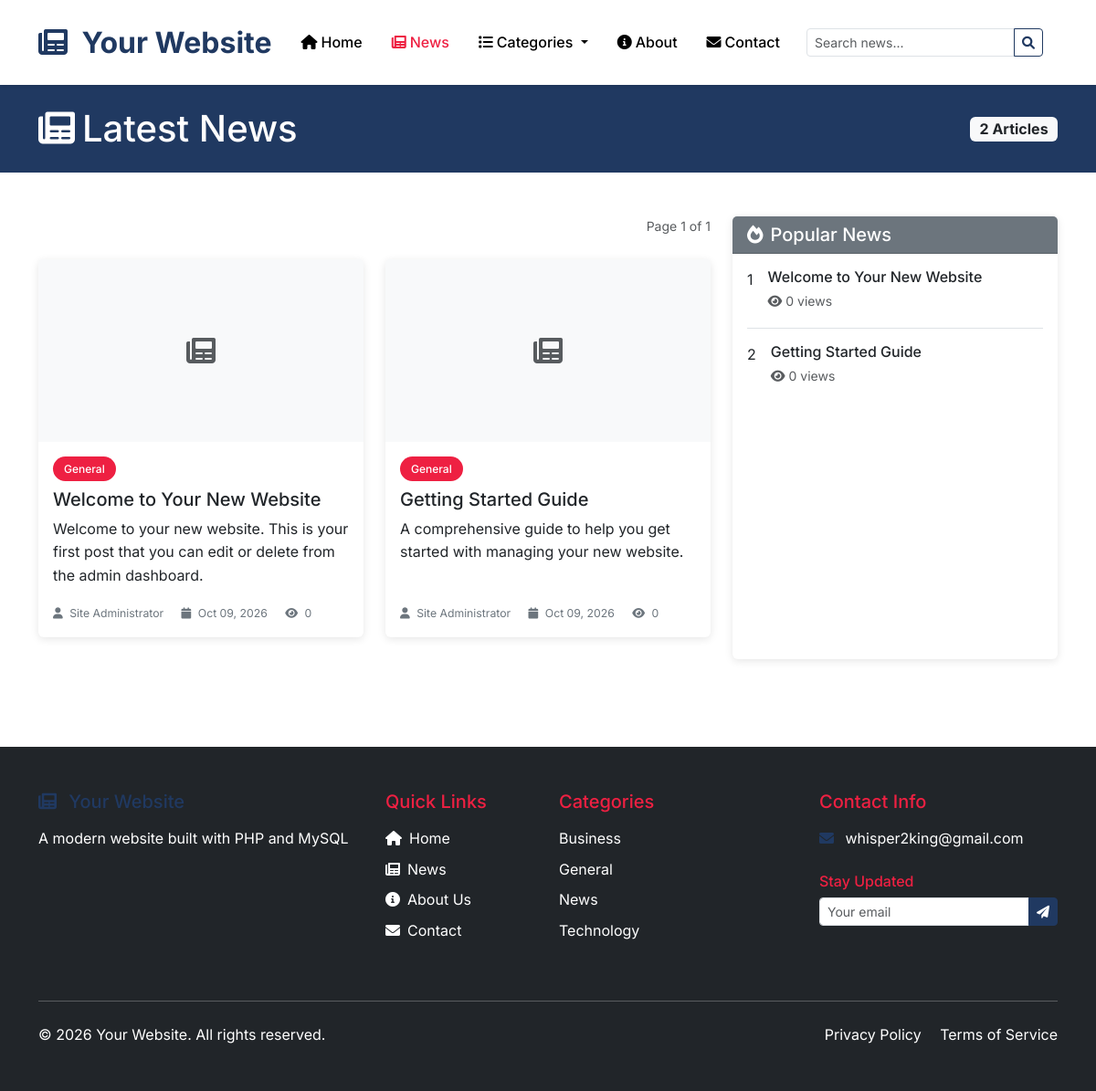
Screenshot of /blog.php with the database file from the repository.
### tables this page shows
CREATE TABLE site_settings (
    id INT AUTO_INCREMENT PRIMARY KEY,
    setting_name VARCHAR(100) UNIQUE NOT NULL,
    setting_value LONGTEXT,
    setting_type ENUM('text', 'textarea', 'number', 'boolean', 'image', 'json') DEFAULT 'text',
    category VARCHAR(50) DEFAULT 'general',
    description TEXT,
    updated_at TIMESTAMP DEFAULT CURRENT_TIMESTAMP ON UPDATE CURRENT_TIMESTAMP
);

CREATE TABLE posts (
    id INT AUTO_INCREMENT PRIMARY KEY,
    title VARCHAR(200) NOT NULL,
    slug VARCHAR(200) UNIQUE NOT NULL,
    content LONGTEXT NOT NULL,
    excerpt TEXT,
    featured_image VARCHAR(255),
    category VARCHAR(100),
    tags TEXT,
    author_id INT,
    status ENUM('draft', 'published') DEFAULT 'draft',
    is_featured BOOLEAN DEFAULT FALSE,
    views_count INT DEFAULT 0,
    shares_count INT DEFAULT 0,
    meta_title VARCHAR(200),
    meta_description VARCHAR(300),
    created_at TIMESTAMP DEFAULT CURRENT_TIMESTAMP,
    updated_at TIMESTAMP DEFAULT CURRENT_TIMESTAMP ON UPDATE CURRENT_TIMESTAMP,
    published_at TIMESTAMP NULL,
    FOREIGN KEY (author_id) REFERENCES admin_users(id) ON DELETE SET NULL,
    INDEX idx_slug (slug),
    INDEX idx_status (status),
    INDEX idx_category (category),
    INDEX idx_created_at (created_at)
);

CREATE TABLE categories (
    id INT AUTO_INCREMENT PRIMARY KEY,
    name VARCHAR(100) NOT NULL UNIQUE,
    slug VARCHAR(100) NOT NULL UNIQUE,
    description TEXT,
    color VARCHAR(7) DEFAULT '#007bff',
    created_at TIMESTAMP DEFAULT CURRENT_TIMESTAMP
);

### blog.php (the view, shortened to what the rows shown need)
<?php
require_once 'config/database.php';
require_once 'includes/functions.php';
$search = isset($_GET['search']) ? trim($_GET['search']) : '';
$page = isset($_GET['page']) ? max(1, intval($_GET['page'])) : 1;
$per_page = get_setting('posts_per_page', 12);
$offset = ($page - 1) * $per_page;
$current_category = null;
$where_conditions = ["p.status = 'published'"];
$params = [];
$where_clause = implode(' AND ', $where_conditions);
$posts_sql = "
    SELECT p.*, au.full_name as author_name
    FROM posts p
    LEFT JOIN admin_users au ON p.author_id = au.id
    WHERE $where_clause
    ORDER BY p.published_at DESC, p.created_at DESC
    LIMIT ? OFFSET ?
";
$posts_params = array_merge($params, [$per_page, $offset]);
$posts_stmt = $pdo->prepare($posts_sql);
$posts_stmt->execute($posts_params);
$posts = $posts_stmt->fetchAll();
$categories = get_categories();
$popular_posts = get_popular_posts(5);
include 'includes/header.php';
?>
<section class="bg-primary text-white py-4">
    <div class="container">
        <div class="row align-items-center">
            <div class="col-md-6">
                <h1 class="mb-0">
                    <?php if ($search): ?>
                        <i class="fas fa-search me-2"></i>Search Results
                    <?php elseif ($current_category): ?>
                        <i class="fas fa-tag me-2"></i><?php echo htmlspecialchars($current_category['name']); ?>
                    <?php else: ?>
                        <i class="fas fa-newspaper me-2"></i>Latest News
                    <?php endif; ?>
                </h1>
            </div>
        </div>
    </div>
</section>
<section class="py-5">
    <div class="container">
        <div class="row">
            <div class="col-lg-8">
                <?php if (!empty($posts)): ?>
                    <div class="row">
                        <?php foreach ($posts as $post): ?>
                            <div class="col-md-6 mb-4">
                                <article class="card h-100">
                                    <?php if ($post['featured_image']): ?>
                                        <img src="<?php echo SITE_URL; ?>/uploads/<?php echo $post['featured_image']; ?>"
                                             class="card-img-top" alt="<?php echo htmlspecialchars($post['title']); ?>">
                                    <?php else: ?>
                                        <div class="card-img-top bg-light d-flex align-items-center justify-content-center" style="height: 200px;">
                                            <i class="fas fa-newspaper fa-2x text-muted"></i>
                                        </div>
                                    <?php endif; ?>
                                    <div class="card-body d-flex flex-column">
                                        <?php if ($post['category']): ?>
                                            <div class="mb-2">
                                                <a href="<?php echo SITE_URL; ?>/blog.php?category=<?php echo urlencode(strtolower($post['category'])); ?>"
                                                   class="category-badge">
                                                    <?php echo htmlspecialchars($post['category']); ?>
                                                </a>
                                            </div>
                                        <?php endif; ?>
                                        <h5 class="card-title">
                                            <a href="<?php echo SITE_URL; ?>/post.php?slug=<?php echo $post['slug']; ?>"
                                               class="text-decoration-none text-dark">
                                                <?php echo htmlspecialchars($post['title']); ?>
                                            </a>
                                        </h5>
                                        <p class="card-text flex-grow-1">
                                            <?php echo $post['excerpt'] ? htmlspecialchars($post['excerpt']) : truncate_text(strip_tags($post['content']), 120); ?>
                                        </p>
                                        <div class="news-meta mt-auto">
                                            <small>
                                                <i class="fas fa-user"></i> <?php echo htmlspecialchars($post['author_name'] ?? 'Admin'); ?>
                                                <i class="fas fa-calendar ms-3"></i> <?php echo format_date($post['published_at'] ?? $post['created_at']); ?>
                                                <i class="fas fa-eye ms-3"></i> <?php echo number_format($post['views_count']); ?>
                                            </small>
                                        </div>
                                    </div>
                                </article>
                            </div>
                        <?php endforeach; ?>
                    </div>
                <?php endif; ?>
            </div>
            <div class="col-lg-4">
                <?php if (!empty($popular_posts)): ?>
                <div class="card mb-4">
                    <div class="card-body">
                        <?php foreach ($popular_posts as $index => $popular): ?>
                            <div class="d-flex mb-3 <?php echo $index < count($popular_posts) - 1 ? 'pb-3 border-bottom' : ''; ?>">
                                <div class="flex-shrink-0 me-3">
                                    <div class="popular-rank">
                                        <?php echo $index + 1; ?>
                                    </div>
                                </div>
                                <div>
                                    <h6 class="mb-1">
                                        <a href="<?php echo SITE_URL; ?>/post.php?slug=<?php echo $popular['slug']; ?>"
                                           class="text-decoration-none text-dark">
                                            <?php echo htmlspecialchars(truncate_text($popular['title'], 60)); ?>
                                        </a>
                                    </h6>
                                    <small class="text-muted">
                                        <i class="fas fa-eye me-1"></i><?php echo number_format($popular['views_count']); ?> views
                                    </small>
                                </div>
                            </div>
                        <?php endforeach; ?>
                    </div>
                </div>
                <?php endif; ?>
            </div>
        </div>
    </div>
</section>
<?php include 'includes/footer.php'; ?>

### includes/nav.php (shortened to what the rows shown need)
<nav class="navbar navbar-expand-lg navbar-light bg-white sticky-top">
    <div class="container">
        <a class="navbar-brand" href="<?php echo SITE_URL; ?>">
            <?php
            $site_logo = get_setting('site_logo');
            if ($site_logo):
                ?>
                <img src="<?php echo SITE_URL . '/' . $site_logo; ?>"
                    alt="<?php echo get_setting('site_name', 'Newspower'); ?>" height="40" class="me-2">
            <?php else: ?>
                <i class="fas fa-newspaper me-2"></i>
                <?php echo get_setting('site_name', 'Newspower'); ?>
            <?php endif; ?>
        </a>
        <div class="collapse navbar-collapse" id="navbarNav">
            <ul class="navbar-nav me-auto">
            </ul>
            <form class="d-flex me-3" method="GET" action="<?php echo SITE_URL; ?>/blog.php">
            </form>
        </div>
    </div>
</nav>

### includes/footer.php (shortened to what the rows shown need)
<footer class="bg-dark text-white mt-5">
    <div class="container py-5">
        <div class="row">
            <div class="col-lg-4 col-md-6 mb-4">
                <h5 class="text-primary mb-3">
                    <i class="fas fa-newspaper me-2"></i>
                </h5>
                <p class="mb-3">
                    <?php echo get_setting('site_description', 'Newspower is a leading online news platform dedicated to delivering accurate, timely, and insightful news coverage to our readers.'); ?>
                </p>
            </div>
            <div class="col-lg-3 col-md-6 mb-4">
                <ul class="list-unstyled">
                    <?php
                    $footer_categories = get_categories();
                    foreach (array_slice($footer_categories, 0, 6) as $category):
                    ?>
                    <li class="mb-2">
                        <a href="<?php echo SITE_URL; ?>/blog.php?category=<?php echo urlencode($category['slug']); ?>" class="text-white text-decoration-none">
                              <?php echo htmlspecialchars($category['name']); ?>
                        </a>
                    </li>
                    <?php endforeach; ?>
                </ul>
            </div>
            <div class="col-lg-3 col-md-6 mb-4">
                <?php if (get_setting('contact_email')): ?>
                <div class="mb-3">
                    <i class="fas fa-envelope me-2 text-primary"></i>
                    <a href="mailto:<?php echo get_setting('contact_email'); ?>" class="text-white text-decoration-none">
                        <?php echo get_setting('contact_email'); ?>
                    </a>
                </div>
                <?php endif; ?>
            </div>
        </div>
        <div class="row align-items-center">
            <div class="col-md-6">
                <p class="mb-0">
                    &copy; <?php echo date('Y'); ?> <?php echo get_setting('site_name', 'Newspower'); ?>. All rights reserved.
                </p>
            </div>
        </div>
    </div>
</footer>
</body>
</html>

### rows the page displays
site_settings: setting_value "Your Website"
posts: category "General", title "Welcome to Your New Website", excerpt "Welcome to your new website. This is your first post that you can edit or delete from the admin dashboard.", author.full_name "Site Administrator", published_at "Oct 09, 2026", views_count "0"
posts: category "General", title "Getting Started Guide", excerpt "A comprehensive guide to help you get started with managing your new website.", author.full_name "Site Administrator", published_at "Oct 09, 2026", views_count "0"
site_settings: setting_value "A modern website built with PHP and MySQL"
categories: name "Business"
categories: name "General"
categories: name "News"
categories: name "Technology"
site_settings: setting_value "whisper2king@gmail.com"

### other values shown
$total_posts "2"
$page "1"
$total_pages "1"
